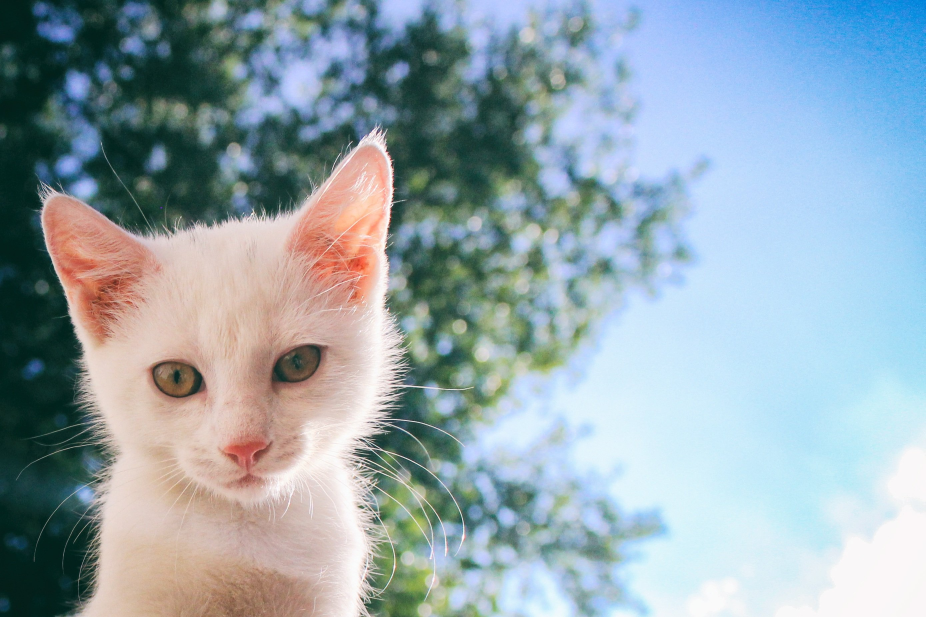
#> input picture Exploration/Ex01/images/cat.jpg, 2776 x 1851 px (shown at 1/3 size)
$ jupyter execute --allow-errors Ex01.ipynb
#> lines starting #> are read from the running program, lines starting #| are printed output that depends on the picture
## 배경전환 크로마키사진

[cell 1]
import cv2
import numpy as np
import torch
import torchvision.transforms as T
from torchvision.models.segmentation import deeplabv3_resnet101
import matplotlib.pyplot as plt

cat_img_path = "images/cat.jpg"  # 고양이 이미지를 준비해주세요
sand_img_path = "images/sand.jpg"  # 사막 배경 이미지를 준비해주세요

cat_img = cv2.imread(cat_img_path)
#> cat_img is the input picture: shape (1851, 2776, 3); mean B, G, R 175.1, 167.1, 149.2
sand_img = cv2.imread(sand_img_path)
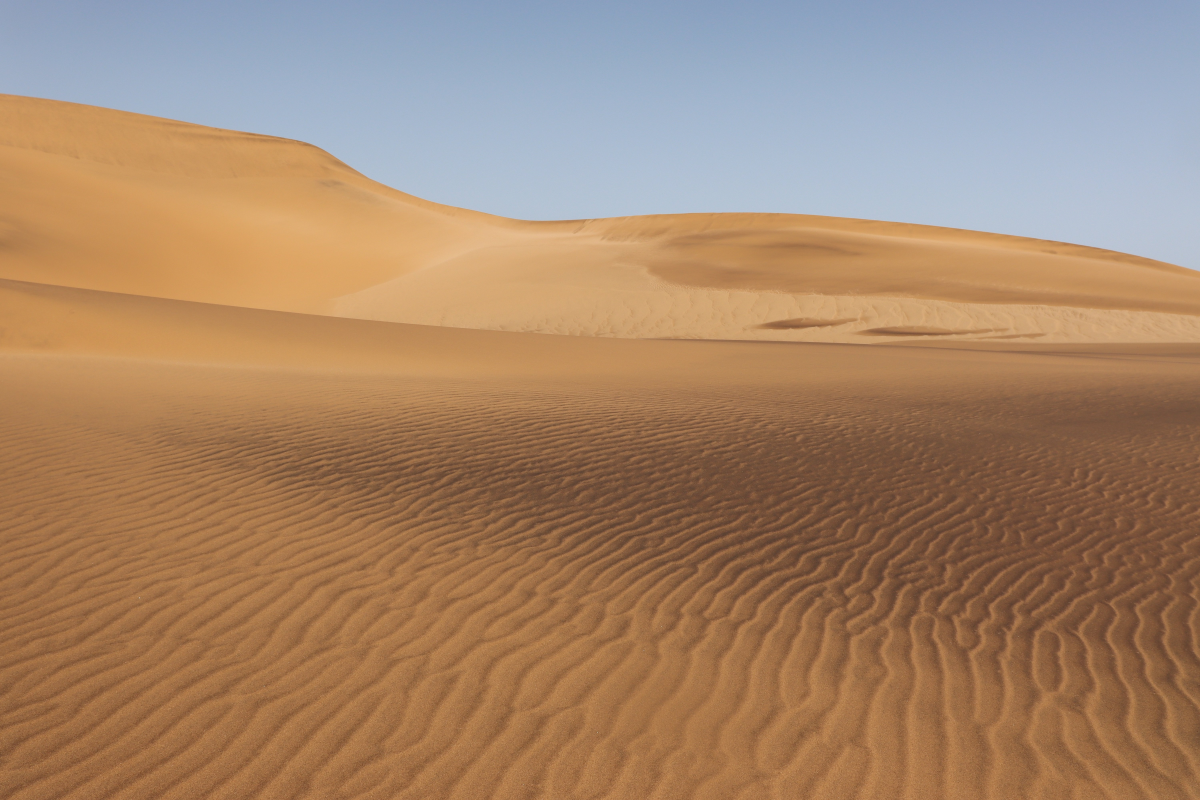
#> input picture Exploration/Ex01/images/sand.jpg, 6000 x 4000 px (shown at 1/5 size)
#> sand_img is the input picture: shape (4000, 6000, 3); mean B, G, R 107.9, 133.8, 165

cat_img = cv2.cvtColor(cat_img, cv2.COLOR_BGR2RGB)
sand_img = cv2.cvtColor(sand_img, cv2.COLOR_BGR2RGB)

print(f"원본 고양이 이미지 크기: {cat_img.shape}")
#| 원본 고양이 이미지 크기: (1851, 2776, 3)
print(f"배경(사막) 이미지 크기: {sand_img.shape}")
#| 배경(사막) 이미지 크기: (4000, 6000, 3)

plt.figure(figsize=(10, 5))
plt.subplot(1, 2, 1)
plt.imshow(cat_img)

plt.subplot(1, 2, 2)
plt.imshow(sand_img)

plt.show()
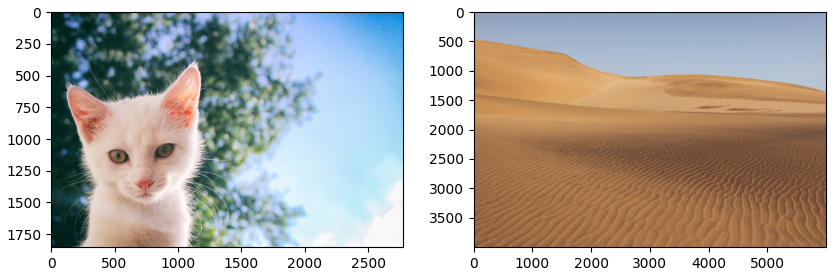
#> figure drawn by matplotlib, 2 panels

[cell 2]
from torchvision.models.segmentation import  DeepLabV3_ResNet101_Weights

#> (the rest of this cell did not finish here and is left out)

#> (a cell that did not finish here is left out)

#> (a cell that did not finish here is left out)

#> (a cell that did not finish here is left out)

[cell 6]
# 배경을 고양이 이미지 크기에 맞춤
sand_img_resized = cv2.resize(sand_img, (cat_img.shape[1], cat_img.shape[0]))

# 고양이 부분만 남기고 배경 적용
#> (the rest of this cell did not finish here and is left out)

## 아웃포커싱 효과가 적용된 인물모드 사진

[cell 7]
import cv2
import os
import numpy as np
import torch
import torchvision.transforms as T
from torchvision.models.segmentation import deeplabv3_resnet101
import matplotlib.pyplot as plt

img_path = "images/person.jpg"

img = cv2.imread(img_path)
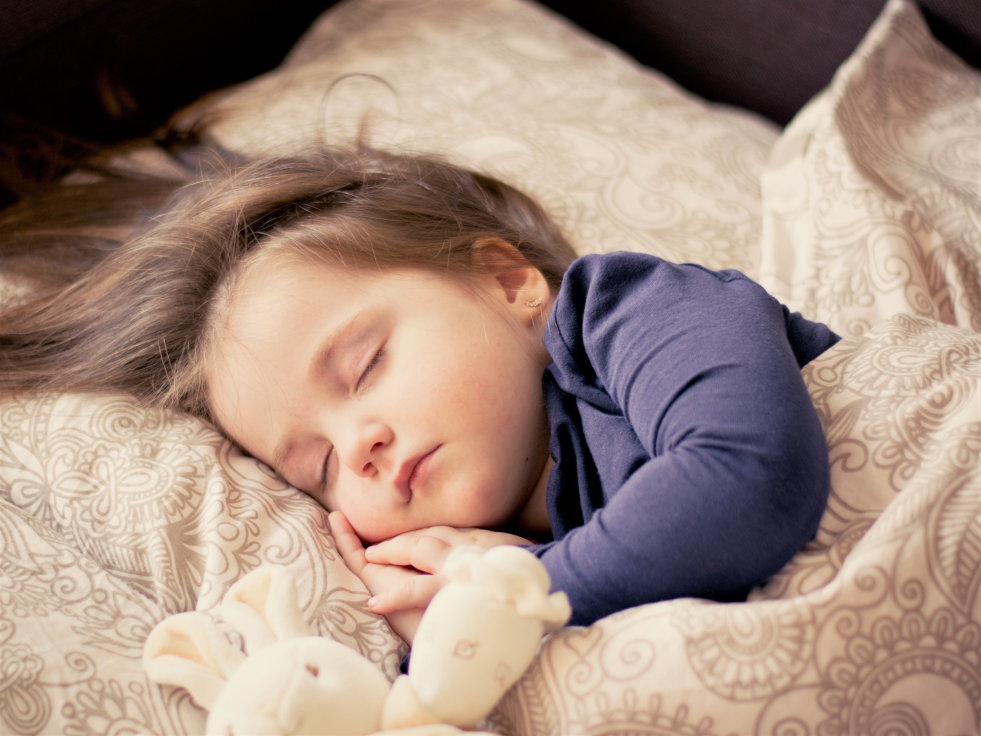
#> input picture Exploration/Ex01/images/person.jpg, 4905 x 3679 px (shown at 1/5 size)
#> img is the input picture: shape (3679, 4905, 3); mean B, G, R 125.9, 138.5, 162.1

print(f"이미지 크기: {img.shape}")
#| 이미지 크기: (3679, 4905, 3)

plt.imshow(cv2.cvtColor(img, cv2.COLOR_BGR2RGB))
plt.show()

#> (a cell that did not finish here is left out)

#> (a cell that did not finish here is left out)

[cell 10]
LABEL_NAMES = [
    'background', 'aeroplane', 'bicycle', 'bird', 'boat', 'bottle', 'bus',
    'car', 'cat', 'chair', 'cow', 'diningtable', 'dog', 'horse', 'motorbike',
    'person', 'pottedplant', 'sheep', 'sofa', 'train', 'tv'
]
len(LABEL_NAMES)

#> (a cell that did not finish here is left out)

#> (a cell that did not finish here is left out)

#> (a cell that did not finish here is left out)

#> (a cell that did not finish here is left out)

[cell 15]
img_blur = cv2.blur(img, (50, 50)) #해당 이미지의 배경이 베이지색이라 그런지, blur 처리의 시각적 효과가 강하지 않아서, 파라미터를 크게 조정

plt.imshow(cv2.cvtColor(img_blur, cv2.COLOR_BGR2RGB))
plt.show()
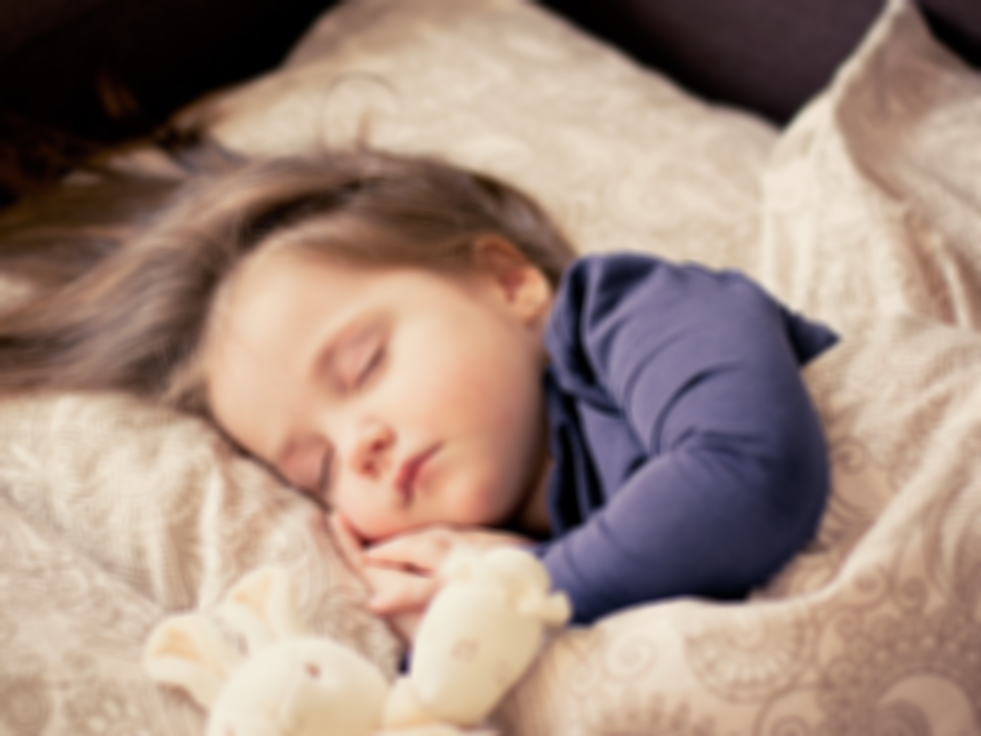
#> shown: shape (3679, 4905, 3) (shown at 1/5 size); mean R, G, B 162, 138.5, 125.9
